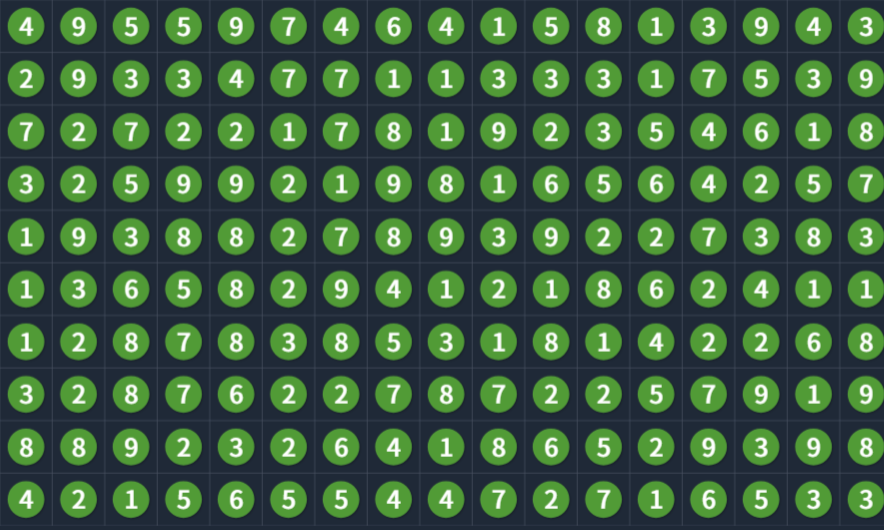
#> input picture debug/capture_region.png, 884 x 530 px
$ python -i ocr.py   (imports and definitions only)
#> lines starting #> are read from the running program, lines starting #| are printed output that depends on the picture
#> further down, picture is the input picture: PIL image 884x530 RGB; mean R, G, B 58.6, 89.8, 64.1
import pytesseract
import cv2
import numpy as np
from PIL import Image
from config import TESSERACT_PATH

# [1 line that did not run here, left out]

def preprocess_image(pil_img):
    img = np.array(pil_img.convert('RGB'))

    # Resize (optional)
    img = cv2.resize(img, (80, 80), interpolation=cv2.INTER_LINEAR)
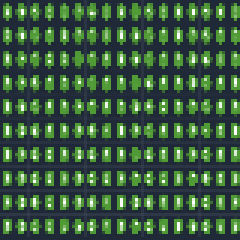
#> img: shape (80, 80, 3) (shown 3 times larger); mean R, G, B 58.8, 89.8, 64.5

    # Convert to HSV and mask out red background (apple body)
    hsv = cv2.cvtColor(img, cv2.COLOR_RGB2HSV)
#> hsv: shape (80, 80, 3); mean H, S, V 85.2, 119.7, 97.7
    lower_red1 = np.array([0, 70, 50])
    upper_red1 = np.array([10, 255, 255])
    lower_red2 = np.array([170, 70, 50])
    upper_red2 = np.array([180, 255, 255])
    mask_red = cv2.inRange(hsv, lower_red1, upper_red1) | cv2.inRange(hsv, lower_red2, upper_red2)
#> mask_red: shape (80, 80); every value is 0

    # Invert mask to keep only non-red (number) part
    mask_inv = cv2.bitwise_not(mask_red)
#> mask_inv: shape (80, 80); every value is 255
    result = cv2.bitwise_and(img, img, mask=mask_inv)

    # Convert to grayscale and apply threshold
    gray = cv2.cvtColor(result, cv2.COLOR_RGB2GRAY)
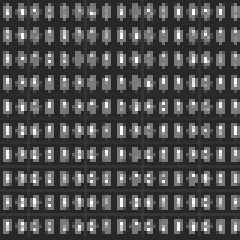
#> gray: shape (80, 80) (shown 3 times larger); min 36, max 255, mean 77.8
    _, binary = cv2.threshold(gray, 100, 255, cv2.THRESH_BINARY + cv2.THRESH_OTSU)
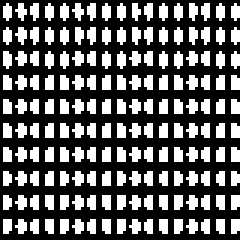
#> binary: shape (80, 80) (shown 3 times larger); 36.6% white in thin lines or dots

    return binary

def recognize_digit(pil_image):
    processed = preprocess_image(pil_image)
    config = '--psm 10 -c tessedit_char_whitelist=123456789'
    text = pytesseract.image_to_string(processed, config=config)
    try:
        return int(text.strip())
    except ValueError:
        return 0

>>> from PIL import Image
>>> picture = Image.open('../debug/capture_region.png')
>>> result = preprocess_image(picture)
